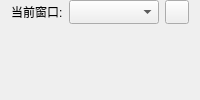
     <widget class="QWidget" name="groupWindow" native="true">
      <property name="sizePolicy">
       <sizepolicy hsizetype="Preferred" vsizetype="Fixed">
        <horstretch>0</horstretch>
        <verstretch>0</verstretch>
       </sizepolicy>
      </property>
      <layout class="QFormLayout" name="formWindow">
       <property name="labelAlignment">
        <set>Qt::AlignmentFlag::AlignRight</set>
       </property>
       <property name="topMargin">
        <number>0</number>
       </property>
       <property name="bottomMargin">
        <number>0</number>
       </property>
       <item row="0" column="0">
        <widget class="QLabel" name="label">
         <property name="text">
          <string>当前窗口:</string>
         </property>
        </widget>
       </item>
       <item row="0" column="1">
        <widget class="QWidget" name="windowSelecterContainer" native="true">
         <property name="minimumSize">
          <size>
           <width>0</width>
           <height>24</height>
          </size>
         </property>
         <property name="maximumSize">
          <size>
           <width>16777215</width>
           <height>24</height>
          </size>
         </property>
         <layout class="QHBoxLayout" name="hBoxWindowSelecter">
          <property name="leftMargin">
           <number>0</number>
          </property>
          <property name="topMargin">
           <number>0</number>
          </property>
          <property name="rightMargin">
           <number>0</number>
          </property>
          <property name="bottomMargin">
           <number>0</number>
          </property>
          <item>
           <widget class="QComboBox" name="WindowSelecter">
            <property name="sizePolicy">
             <sizepolicy hsizetype="Expanding" vsizetype="Fixed">
              <horstretch>1</horstretch>
              <verstretch>0</verstretch>
             </sizepolicy>
            </property>
            <property name="minimumSize">
             <size>
              <width>0</width>
              <height>24</height>
             </size>
            </property>
            <property name="maximumSize">
             <size>
              <width>16777215</width>
              <height>24</height>
             </size>
            </property>
           </widget>
          </item>
          <item>
           <widget class="QPushButton" name="RefreshWindowBtn">
            <property name="sizePolicy">
             <sizepolicy hsizetype="Fixed" vsizetype="Fixed">
              <horstretch>0</horstretch>
              <verstretch>0</verstretch>
             </sizepolicy>
            </property>
            <property name="minimumSize">
             <size>
              <width>24</width>
              <height>24</height>
             </size>
            </property>
            <property name="maximumSize">
             <size>
              <width>24</width>
              <height>24</height>
             </size>
            </property>
            <property name="focusPolicy">
             <enum>Qt::FocusPolicy::NoFocus</enum>
            </property>
            <property name="toolTip">
             <string>刷新窗口列表</string>
            </property>
            <property name="text">
             <string/>
            </property>
            <property name="icon">
             <iconset theme="QIcon::ThemeIcon::ViewRefresh"/>
            </property>
            <property name="iconSize">
             <size>
              <width>10</width>
              <height>10</height>
             </size>
            </property>
            <property name="checkable">
             <bool>false</bool>
            </property>
            <property name="autoRepeat">
             <bool>false</bool>
            </property>
            <property name="autoExclusive">
             <bool>false</bool>
            </property>
            <property name="flat">
             <bool>false</bool>
            </property>
           </widget>
          </item>
         </layout>
        </widget>
       </item>
      </layout>
     </widget>
